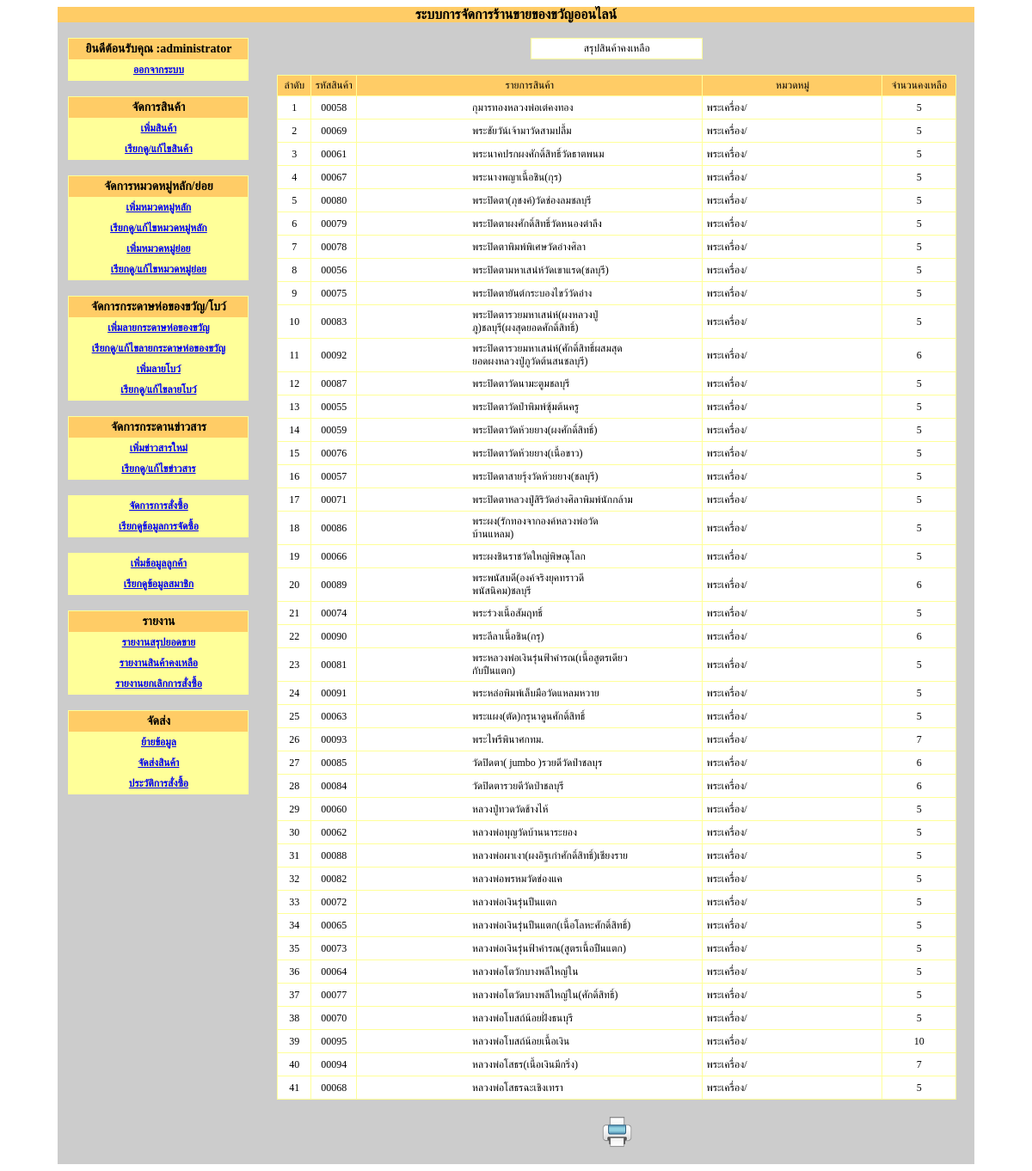
Page /giftshop2_V2_1/admin/main.php?module=report&mode=reportinventory (signed in) on the earlier database version.
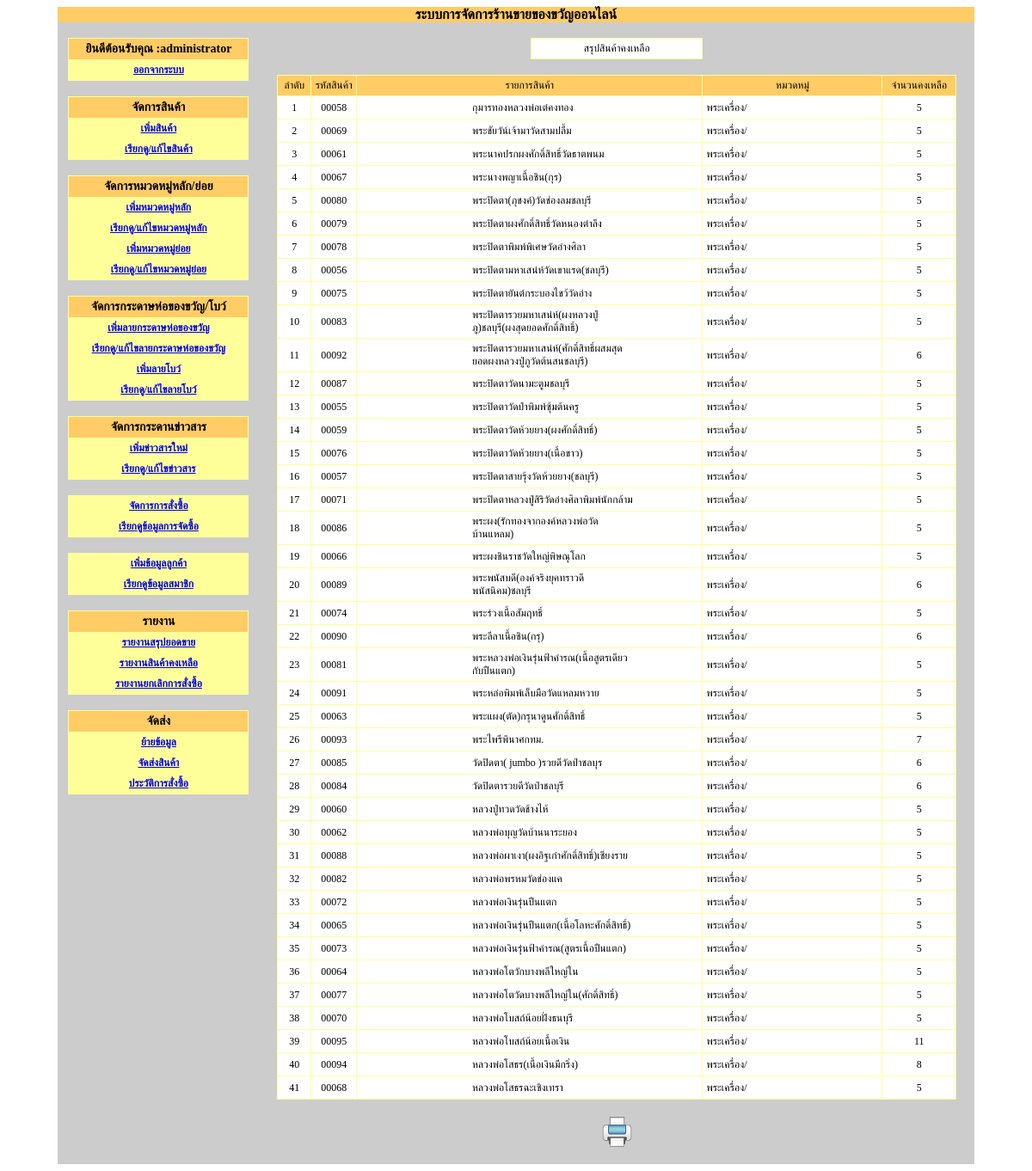
Same page on the later database version.
### tables this page shows
CREATE TABLE `tbl_product` (
  `product_id` int(5) unsigned zerofill NOT NULL auto_increment,
  `product_name` varchar(100) NOT NULL,
  `product_pic` varchar(50) NOT NULL,
  `product_price` varchar(5) NOT NULL,
  `product_detail` text NOT NULL,
  `product_unit` varchar(5) NOT NULL,
  `category_id` int(2) unsigned zerofill NOT NULL,
  `subcategory_id` int(2) unsigned zerofill NOT NULL,
  `product_date` date NOT NULL,
  `product_status` varchar(1) NOT NULL,
  PRIMARY KEY  (`product_id`)
);

CREATE TABLE `tbl_category` (
  `category_id` int(2) unsigned zerofill NOT NULL auto_increment,
  `category_name` varchar(50) NOT NULL,
  `category_status` varchar(1) NOT NULL,
  PRIMARY KEY  (`category_id`)
);

### giftshop2_V2_1/includes/function.ini.php (called while the page is built, shortened)
<?
function getsubcatename($subcategory_id){
	$sql="select * from tbl_subcategory where subcategory_id='$subcategory_id'";
	$qry=mysql_query($sql);
	$db=mysql_fetch_array($qry);
	$subcategory_name=$db['subcategory_name'];
	return $subcategory_name;
}
?>

### giftshop2_V2_1/admin/report.php (the view, shortened to what this page needs)
<?
switch($mode){
?>
  <?
case reportinventory :
?>
<br />
<table width="200" border="0" align="center" cellpadding="4" cellspacing="1" bgcolor="#FFFF99">
  <tr>
    <td align="center" bgcolor="#FFFFFF" class="sizemain1">สรุปสินค้าคงเหลือ</td>
  </tr>
</table>
<br />
<?
$sql="select * from tbl_product as a,tbl_category as b where a.category_id=b.category_id order by category_name asc,product_name asc";
$qry=mysql_query($sql);
$numrow=mysql_num_rows($qry);
?>
 <table width="95%" border="0" align="center" cellpadding="4" cellspacing="1" bgcolor="#FFFF99">
  <tr>
    <td width="5%" align="center" bgcolor="#FFCC66"><span class="sizemain1">ลำดับ</span></td>
    <td width="7%" align="center" bgcolor="#FFCC66" class="sizemain1">รหัสสินค้า</td>
    <td width="59%" align="center" bgcolor="#FFCC66"><span class="sizemain1">รายการสินค้า</span></td>
    <td width="17%" align="center" bgcolor="#FFCC66"><span class="sizemain1">หมวดหมู่</span></td>
    <td width="12%" align="center" bgcolor="#FFCC66"><span class="sizemain1">จำนวนคงเหลือ</span></td>
   </tr>
  <?
  if($numrow==0){
  ?>
  <tr>
    <td colspan="5" bgcolor="#FFFFFF"><span class="sizemain1">ไม่มีข้อมูล</span></td>
  </tr>
  <?
  }else{
	while($db=mysql_fetch_array($qry)){
  $no++;
  ?>
  <tr>
    <td height="23" align="center" bgcolor="#FFFFFF"><span class="sizemain1">
      <?=$no?>
    </span></td>
    <td align="center" bgcolor="#FFFFFF"><span class="sizemain1">
      <?=$db['product_id']?>
    </span></td>
    <td align="center" bgcolor="#FFFFFF"><table width="100%" border="0" cellpadding="0" cellspacing="0">
        <tr>
          <th width="14%" scope="row">&nbsp;</th>
          <td width="14%">&nbsp;</td>
          <td width="5%">&nbsp;</td>
          <td width="49%"><span class="sizemain1">
            <?=$db['product_name']?>
          </span></td>
          <td width="3%">&nbsp;</td>
          <td width="15%">&nbsp;</td>
        </tr>
    </table></td>
    <td align="center" bgcolor="#FFFFFF"><table width="200" border="0" cellpadding="0" cellspacing="0">
        <tr>
          <td align="left" scope="row"><span class="sizemain1">
            <?=$db['category_name']?>
/
<?=getsubcatename($db['subcategory_id'])?>
          </span></td>
        </tr>
    </table></td>
    <td align="center" bgcolor="#FFFFFF"><span class="sizemain1">
      <?=$db['product_unit']?>
    </span></td>
   </tr>
  <?
  	}
  }
  ?>
</table>
    <br />
    <table width="650" border="0" align="center" cellpadding="1" cellspacing="1">
      <tr>
        <td align="center"><a href="print_reportinventory" target="_blank" class="sizemain1"><img src="../images/print-icon.png" width="35" height="35" /></a></td>
      </tr>
</table>
<br />
<?
break;
?>
<?
 }?>

Differences in the rows shown:
changed tbl_product "หลวงพ่อโบสถ์น้อยเนื้อเงิน": product_unit "10" → "11"
changed tbl_product "หลวงพ่อโสธร(เนื้อเงินมีกริ่ง)": product_unit "7" → "8"
